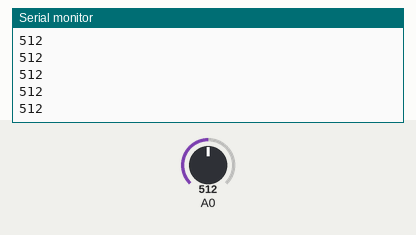
This sketch was run on a simulated Arduino Uno, built with avr-gcc and run on an emulated ATmega328P. Parts: the last lines printed to the serial monitor. Inputs (shaded band) come from the test bench; at power-on: A0 = 512.

Above: at 1.2 s.
1.3 s: A0 set to 716
At 1.9 s:
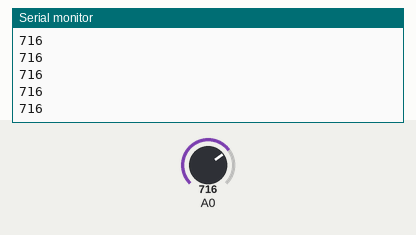
2.8 s: A0 set to 900
At 3.9 s:
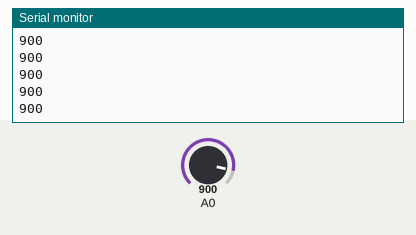
Timing chart, 0 to 5.8 s (numbered marks = the images above; inputs shaded):
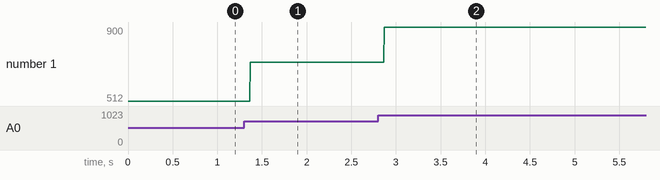

Measured:
- after the input at 1.3 s, the serial monitor: prints a new line after 0.07 s (image 1)
- after the input at 2.8 s, the serial monitor: prints a new line after 0.07 s (image 2)
- plotted number 1: 512 → 716 after the input at 1.3 s, 716 → 900 after the input at 2.8 s

The sketch:

test_head.ino
```cpp
#include"source.h"

void setup() {
  Serial.begin(9600);
}

void loop() {
   sensorValue = analogRead(A0);
  Serial.println(sensorValue);
  delay(1);
}
```

source.h
```cpp
#ifndef SOURCE_H
#define SOURCE_H
int sensorValue;

#endif
```
